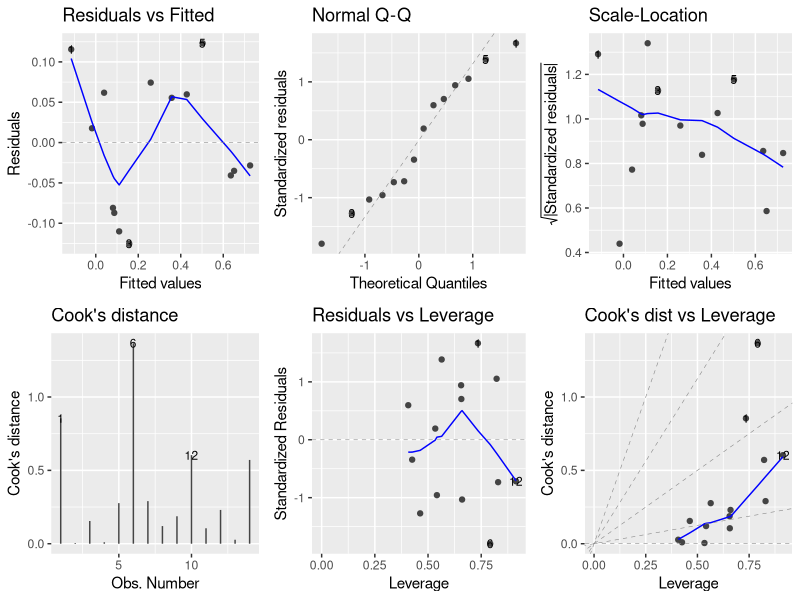
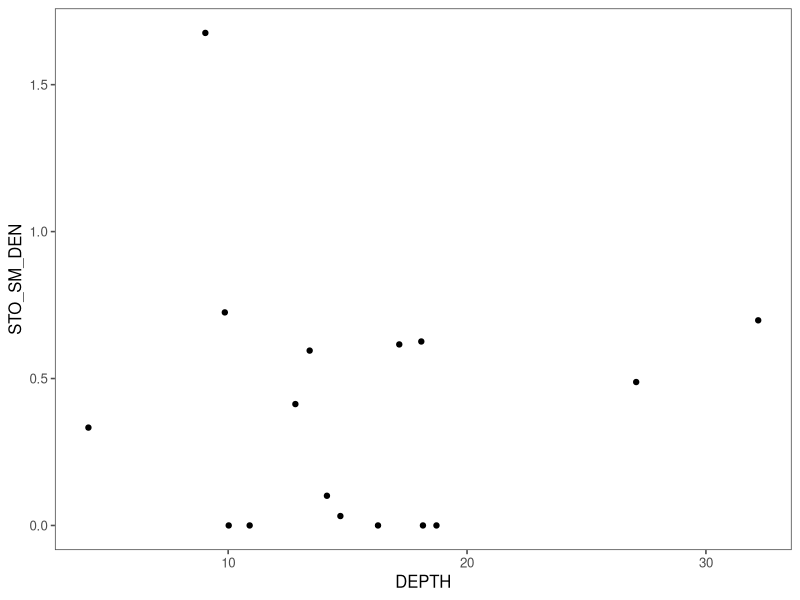
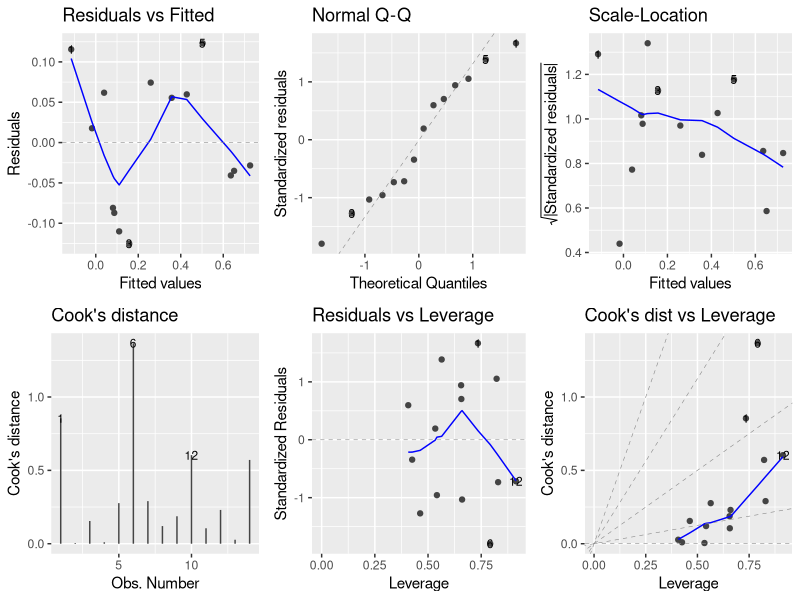

Reproduce these figures in R, in order.
## ---- chunk 1
### Libraries
library(ggplot2) ### regular plotting with ggplot
library(ggfortify) ### this gives us autoplot
library(MASS) ### this will let us do stepwise regression in an automated fashion
library(ggthemes) # gives us theme_few()
library(car) # gives us durbin.watson()
## ---- chunk 2
R.version$version.string
## ---- chunk 3
citation()
## ---- chunk 4
citation("ggplot2")
## ---- chunk 5
setwd("~/Biometry_Materials/20160331_biometry_lab_10_mult_linear_regression")

### Yours will probably be different

dat <- read.csv("sto_den.csv")
## ---- chunk 6
head(dat)
str(dat)
summary(dat)
## ---- chunk 7
model <- lm(data=dat, STO_SM_DEN ~ SPNUM + DEPTH + SUBSTRAT + COND + DO + HABCOV + DENSIOM + MAXDEPTH)
summary(model)
## ---- chunk 8
autoplot(model, which=1:6, ncol=3, label.size=3)
## ---- chunk 9
ggplot()+geom_point(data=dat, aes(y=STO_SM_DEN, x=DEPTH))+theme_few()  
## ---- chunk 10
durbinWatsonTest(model)
## ---- chunk 11
autoplot(model, which=1:6, ncol=3, label.size=3)
### second column, top graph
## ---- chunk 12
ss <- summary(model)
ss$r.squared ### r-squared
ss$adj.r.squared ### adjusted r-squared
ss$coefficients ### regression coefficients
## ---- chunk 13
setwd("~/Biometry_Materials/20160331_biometry_lab_10_mult_linear_regression")
dat <- read.csv("muliple_regression.csv")
## ---- chunk 14
model <- lm(data=dat, biofilm ~ qdep + pred + cray_density + csr_den_2 + pool_size + canopy_cov_2 + max_dep_2)
both <- stepAIC(model, direction="both")

model <- lm(data=dat, biofilm ~ qdep + pred + cray_density + csr_den_2 + pool_size + canopy_cov_2 + max_dep_2)
back <- stepAIC(model, direction="backward")

model <- lm(data=dat, biofilm ~ qdep + pred + cray_density + csr_den_2 + pool_size + canopy_cov_2 + max_dep_2)
forward <- stepAIC(model, direction="forward")
## ---- chunk 15

both$anova

back$anova

forward$anova

## ---- chunk 16

model <- lm(data=dat, biofilm ~ qdep + pred + cray_density + csr_den_2 + pool_size + canopy_cov_2 + max_dep_2)

summary(model)
AIC(model)
## ---- chunk 17
model <- lm(data=dat, biofilm ~ qdep + pred + csr_den_2 + pool_size + canopy_cov_2 + max_dep_2)

summary(model)
AIC(model)
## ---- chunk 18
model <- lm(data=dat, biofilm ~  pred + csr_den_2 + pool_size + canopy_cov_2 + max_dep_2)

summary(model)
AIC(model)
## ---- chunk 19
model <- lm(data=dat, biofilm ~ pred + csr_den_2 + pool_size + canopy_cov_2)

summary(model)
AIC(model)
## ---- chunk 20
setwd("~/Biometry_Materials/20160331_biometry_lab_10_mult_linear_regression")
dat <- read.csv("sto_den.csv")
## ---- chunk 21
dat <- dat[!is.na(dat$DO),] # we have two missing DO values, so we are removing those rows

cor(dat[,c("SPNUM","DEPTH","SUBSTRAT","AREAM2","COND","DO","HABCOV","DENSIOM","MAXDEPTH","STO_SM_DEN")])
## ---- chunk 22

model1 <- lm(data=dat, STO_SM_DEN ~ AREAM2 + COND + DO + HABCOV)
model2 <- lm(data=dat, STO_SM_DEN ~ MAXDEPTH + DO + COND)
model3 <- lm(data=dat, STO_SM_DEN ~ DENSIOM + DO + AREAM2)
model4 <- lm(data=dat, STO_SM_DEN ~ SPNUM + DEPTH + SUBSTRAT + COND + DO + HABCOV + DENSIOM + MAXDEPTH)


AIC(model1)
AIC(model2)
AIC(model3)
AIC(model4)
## ---- chunk 23

model1 <- lm(data=dat, STO_L_DEN ~ AREAM2 + COND + DO + HABCOV)
model2 <- lm(data=dat, STO_L_DEN ~ MAXDEPTH + DO + COND)
model3 <- lm(data=dat, STO_L_DEN ~ DENSIOM + DO + AREAM2)
model4 <- lm(data=dat, STO_L_DEN ~ SPNUM + DEPTH + SUBSTRAT + COND + DO + HABCOV + DENSIOM + MAXDEPTH)


AIC(model1)
AIC(model2)
AIC(model3)
AIC(model4)
